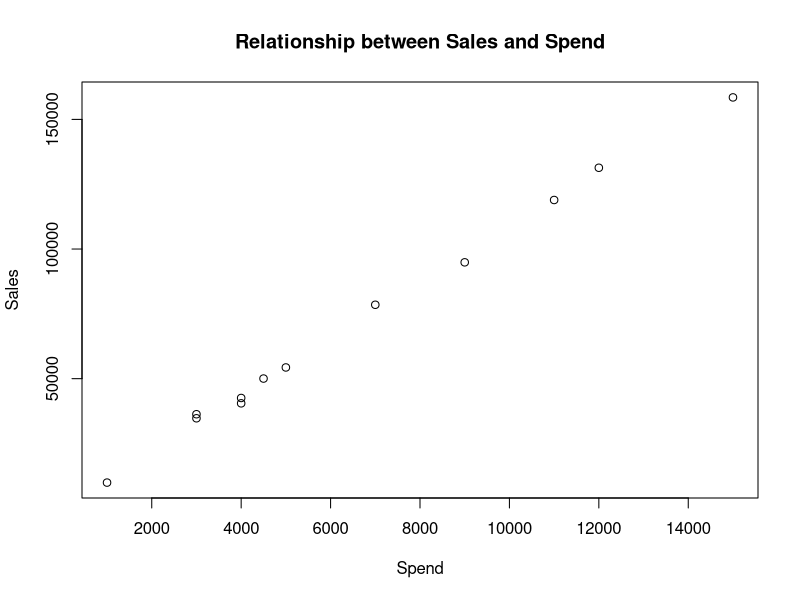
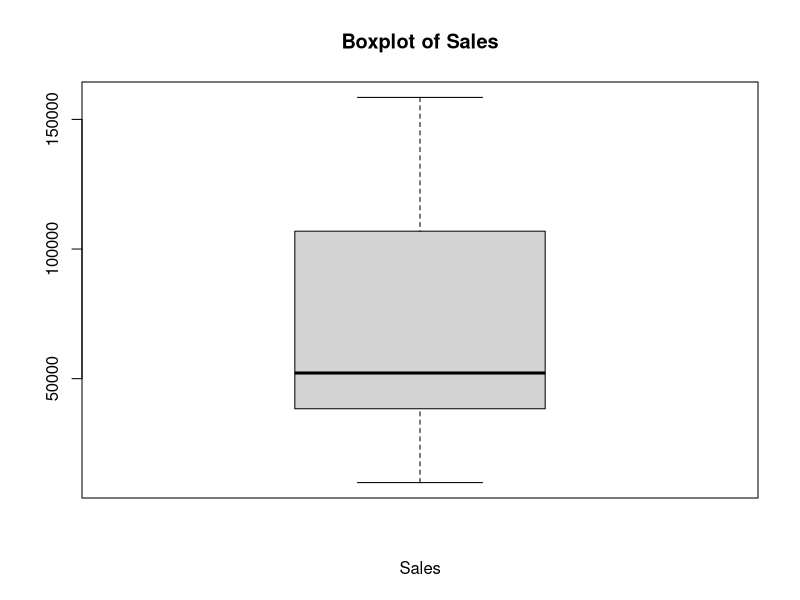
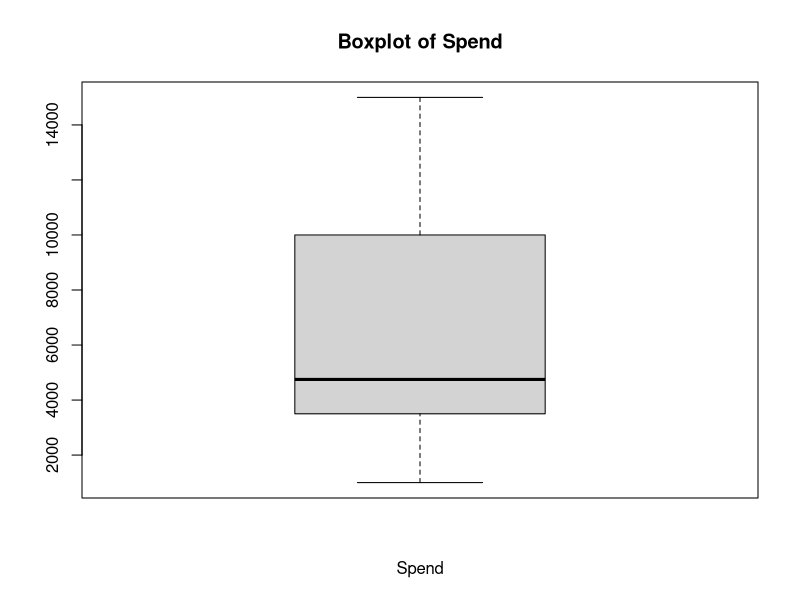
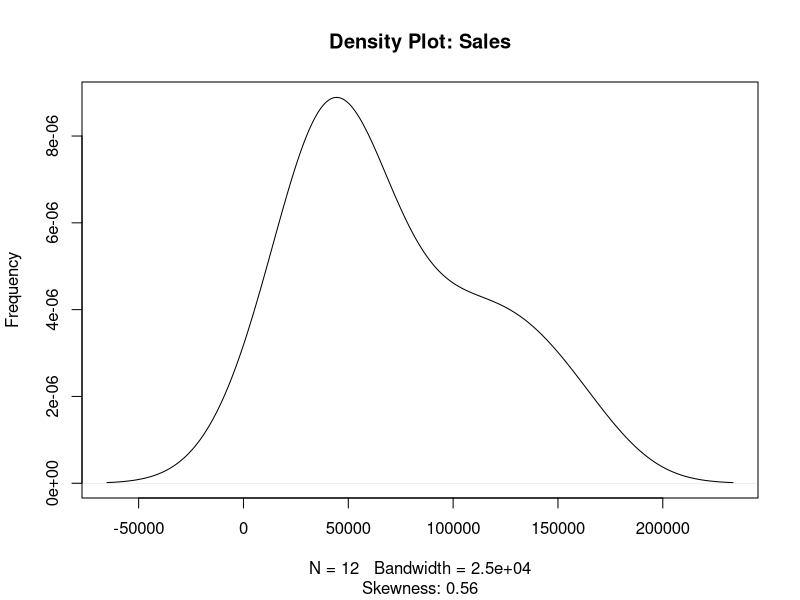

Generate these figures, in order, with R:
# code reference and data source
# https://medium.com/budding-data-scientist/simple-linear-regression-from-scratch-using-r-software-428fa64b980a

# load data
setwd(getwd())
a = read.csv("data.csv", header=TRUE)
print(summary(a))

# model confirmation
plot(a$Spend, a$Sales, 
     main = "Relationship between Sales and Spend", 
     xlab = "Spend", 
     ylab = "Sales")

# outlier checking
boxplot(a$Sales, 
        main = "Boxplot of Sales", 
        xlab = "Sales")
boxplot(a$Spend, 
        main = "Boxplot of Spend", 
        xlab = "Spend")

# check the distibution 
# install.packages("e1071") #uncomment if the packages is exist

plot(density(a$Sales), 
     main = "Density Plot: Sales", 
     ylab = "Frequency",
     sub = paste("Skewness:", round(e1071 :: skewness(a$Sales),2)))

# corelation analysis
corr = cor(a$Spend, a$Sales)
print(corr)

# model building and analysis
model = lm(a$Spend~a$Sales)
print(model)